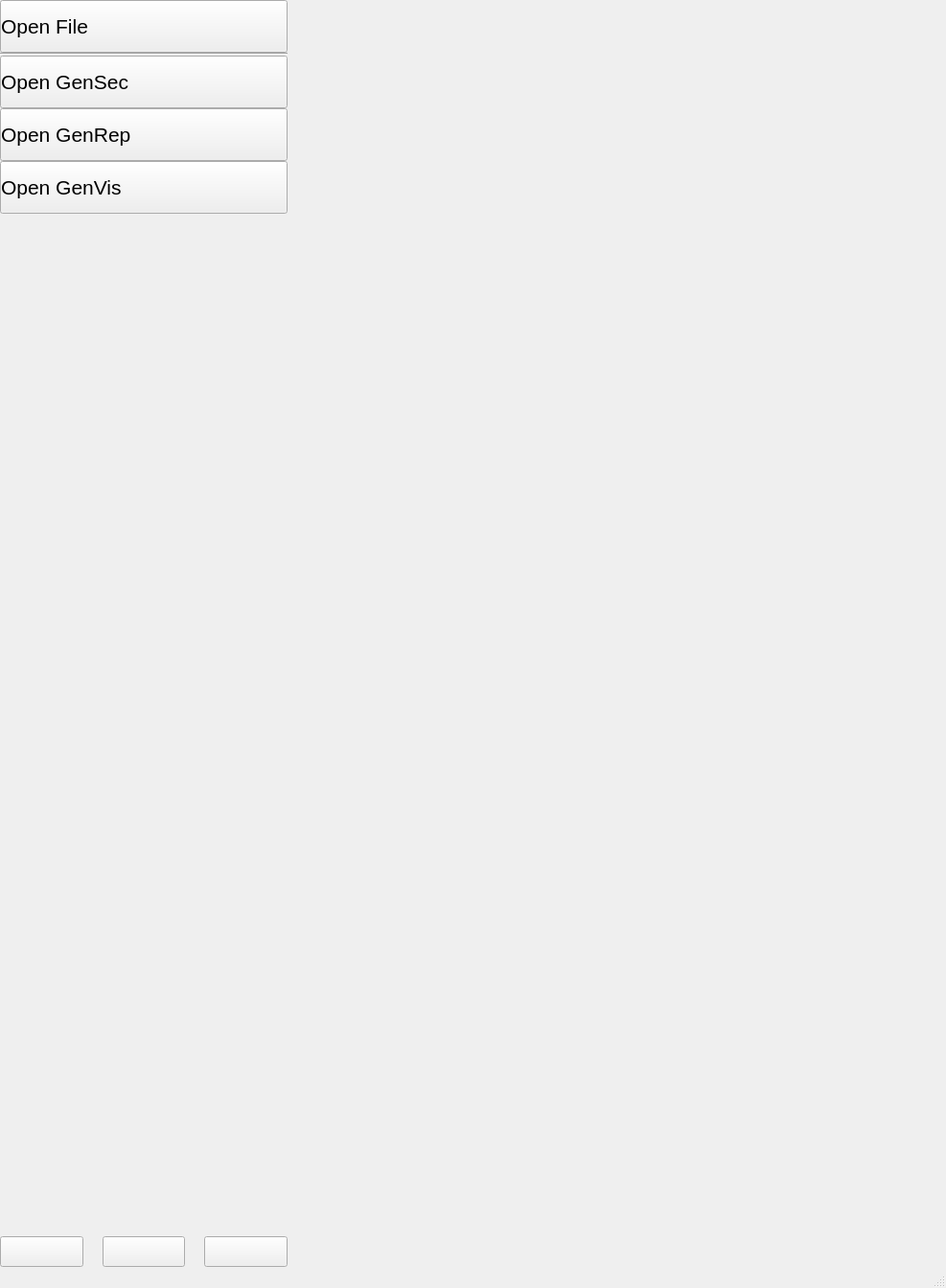
<?xml version="1.0" encoding="UTF-8"?>
<ui version="4.0">
 <class>stk</class>
 <widget class="QMainWindow" name="stk">
  <property name="geometry">
   <rect>
    <x>0</x>
    <y>0</y>
    <width>987</width>
    <height>1344</height>
   </rect>
  </property>
  <property name="windowTitle">
   <string>Sequence-ToolKit</string>
  </property>
  <property name="windowIcon">
   <iconset resource="../../img/img.qrc">
    <normaloff>:/resources/img/logos/sequence_toolkit.svg</normaloff>:/resources/img/logos/sequence_toolkit.svg</iconset>
  </property>
  <widget class="QWidget" name="centralwidget">
   <layout class="QHBoxLayout" name="horizontalLayout_2">
    <property name="spacing">
     <number>0</number>
    </property>
    <property name="leftMargin">
     <number>0</number>
    </property>
    <property name="topMargin">
     <number>0</number>
    </property>
    <property name="rightMargin">
     <number>0</number>
    </property>
    <property name="bottomMargin">
     <number>0</number>
    </property>
    <item>
     <widget class="QFrame" name="stk_left_panel">
      <property name="minimumSize">
       <size>
        <width>300</width>
        <height>0</height>
       </size>
      </property>
      <property name="frameShape">
       <enum>QFrame::NoFrame</enum>
      </property>
      <property name="frameShadow">
       <enum>QFrame::Raised</enum>
      </property>
      <layout class="QGridLayout" name="gridLayout_2">
       <property name="leftMargin">
        <number>0</number>
       </property>
       <property name="topMargin">
        <number>0</number>
       </property>
       <property name="rightMargin">
        <number>0</number>
       </property>
       <property name="bottomMargin">
        <number>0</number>
       </property>
       <property name="spacing">
        <number>0</number>
       </property>
       <item row="0" column="0">
        <widget class="QPushButton" name="push_button_open_file">
         <property name="minimumSize">
          <size>
           <width>0</width>
           <height>55</height>
          </size>
         </property>
         <property name="font">
          <font>
           <pointsize>16</pointsize>
          </font>
         </property>
         <property name="cursor">
          <cursorShape>PointingHandCursor</cursorShape>
         </property>
         <property name="styleSheet">
          <string notr="true">text-align: left</string>
         </property>
         <property name="text">
          <string>Open File</string>
         </property>
         <property name="icon">
          <iconset resource="../../img/img.qrc">
           <normaloff>:/resources/img/icons/open.svg</normaloff>:/resources/img/icons/open.svg</iconset>
         </property>
         <property name="iconSize">
          <size>
           <width>30</width>
           <height>30</height>
          </size>
         </property>
        </widget>
       </item>
       <item row="1" column="0">
        <widget class="Line" name="line">
         <property name="orientation">
          <enum>Qt::Horizontal</enum>
         </property>
        </widget>
       </item>
       <item row="2" column="0">
        <layout class="QVBoxLayout" name="layout">
         <property name="spacing">
          <number>0</number>
         </property>
         <item>
          <widget class="QPushButton" name="push_button_gensec">
           <property name="minimumSize">
            <size>
             <width>0</width>
             <height>55</height>
            </size>
           </property>
           <property name="font">
            <font>
             <pointsize>16</pointsize>
            </font>
           </property>
           <property name="cursor">
            <cursorShape>PointingHandCursor</cursorShape>
           </property>
           <property name="styleSheet">
            <string notr="true">text-align: left</string>
           </property>
           <property name="text">
            <string>Open GenSec</string>
           </property>
           <property name="icon">
            <iconset resource="../../img/img.qrc">
             <normaloff>:/resources/img/logos/gensec.svg</normaloff>:/resources/img/logos/gensec.svg</iconset>
           </property>
           <property name="iconSize">
            <size>
             <width>30</width>
             <height>30</height>
            </size>
           </property>
          </widget>
         </item>
         <item>
          <widget class="QPushButton" name="push_button_genrep">
           <property name="minimumSize">
            <size>
             <width>0</width>
             <height>55</height>
            </size>
           </property>
           <property name="font">
            <font>
             <pointsize>16</pointsize>
            </font>
           </property>
           <property name="cursor">
            <cursorShape>PointingHandCursor</cursorShape>
           </property>
           <property name="layoutDirection">
            <enum>Qt::LeftToRight</enum>
           </property>
           <property name="styleSheet">
            <string notr="true">text-align: left</string>
           </property>
           <property name="text">
            <string>Open GenRep</string>
           </property>
           <property name="icon">
            <iconset resource="../../img/img.qrc">
             <normaloff>:/resources/img/logos/genrep.svg</normaloff>:/resources/img/logos/genrep.svg</iconset>
           </property>
           <property name="iconSize">
            <size>
             <width>30</width>
             <height>30</height>
            </size>
           </property>
          </widget>
         </item>
         <item>
          <widget class="QPushButton" name="push_button_genvis">
           <property name="minimumSize">
            <size>
             <width>0</width>
             <height>55</height>
            </size>
           </property>
           <property name="font">
            <font>
             <pointsize>16</pointsize>
            </font>
           </property>
           <property name="cursor">
            <cursorShape>PointingHandCursor</cursorShape>
           </property>
           <property name="styleSheet">
            <string notr="true">text-align: left</string>
           </property>
           <property name="text">
            <string>Open GenVis</string>
           </property>
           <property name="icon">
            <iconset resource="../../img/img.qrc">
             <normaloff>:/resources/img/logos/genvis.svg</normaloff>:/resources/img/logos/genvis.svg</iconset>
           </property>
           <property name="iconSize">
            <size>
             <width>30</width>
             <height>30</height>
            </size>
           </property>
          </widget>
         </item>
        </layout>
       </item>
       <item row="3" column="0">
        <widget class="QLabel" name="background_image">
         <property name="sizePolicy">
          <sizepolicy hsizetype="Preferred" vsizetype="Expanding">
           <horstretch>0</horstretch>
           <verstretch>0</verstretch>
          </sizepolicy>
         </property>
         <property name="text">
          <string/>
         </property>
        </widget>
       </item>
       <item row="4" column="0">
        <layout class="QHBoxLayout" name="layout_2">
         <property name="spacing">
          <number>20</number>
         </property>
         <item>
          <widget class="QPushButton" name="push_button_settings">
           <property name="minimumSize">
            <size>
             <width>0</width>
             <height>32</height>
            </size>
           </property>
           <property name="cursor">
            <cursorShape>PointingHandCursor</cursorShape>
           </property>
           <property name="toolTip">
            <string>Settings</string>
           </property>
           <property name="text">
            <string/>
           </property>
           <property name="icon">
            <iconset resource="../../img/img.qrc">
             <normaloff>:/resources/img/icons/settings.svg</normaloff>:/resources/img/icons/settings.svg</iconset>
           </property>
           <property name="iconSize">
            <size>
             <width>32</width>
             <height>32</height>
            </size>
           </property>
          </widget>
         </item>
         <item>
          <widget class="QPushButton" name="push_button_help">
           <property name="minimumSize">
            <size>
             <width>0</width>
             <height>32</height>
            </size>
           </property>
           <property name="cursor">
            <cursorShape>PointingHandCursor</cursorShape>
           </property>
           <property name="toolTip">
            <string>Help</string>
           </property>
           <property name="text">
            <string/>
           </property>
           <property name="icon">
            <iconset resource="../../img/img.qrc">
             <normaloff>:/resources/img/icons/help.svg</normaloff>:/resources/img/icons/help.svg</iconset>
           </property>
           <property name="iconSize">
            <size>
             <width>32</width>
             <height>32</height>
            </size>
           </property>
          </widget>
         </item>
         <item>
          <widget class="QPushButton" name="push_button_about">
           <property name="minimumSize">
            <size>
             <width>0</width>
             <height>32</height>
            </size>
           </property>
           <property name="cursor">
            <cursorShape>PointingHandCursor</cursorShape>
           </property>
           <property name="toolTip">
            <string>About</string>
           </property>
           <property name="text">
            <string/>
           </property>
           <property name="icon">
            <iconset resource="../../img/img.qrc">
             <normaloff>:/resources/img/icons/about.svg</normaloff>:/resources/img/icons/about.svg</iconset>
           </property>
           <property name="iconSize">
            <size>
             <width>32</width>
             <height>32</height>
            </size>
           </property>
          </widget>
         </item>
        </layout>
       </item>
      </layout>
     </widget>
    </item>
    <item>
     <widget class="QFrame" name="stk_right_area">
      <property name="sizePolicy">
       <sizepolicy hsizetype="Expanding" vsizetype="Preferred">
        <horstretch>0</horstretch>
        <verstretch>0</verstretch>
       </sizepolicy>
      </property>
      <property name="frameShape">
       <enum>QFrame::NoFrame</enum>
      </property>
      <property name="frameShadow">
       <enum>QFrame::Raised</enum>
      </property>
      <layout class="QGridLayout" name="gridLayout">
       <property name="leftMargin">
        <number>0</number>
       </property>
       <property name="topMargin">
        <number>0</number>
       </property>
       <property name="rightMargin">
        <number>0</number>
       </property>
       <property name="bottomMargin">
        <number>0</number>
       </property>
       <property name="spacing">
        <number>0</number>
       </property>
       <item row="0" column="0">
        <widget class="QScrollArea" name="scroll_area">
         <property name="mouseTracking">
          <bool>true</bool>
         </property>
         <property name="frameShape">
          <enum>QFrame::NoFrame</enum>
         </property>
         <property name="frameShadow">
          <enum>QFrame::Plain</enum>
         </property>
         <property name="lineWidth">
          <number>0</number>
         </property>
         <property name="verticalScrollBarPolicy">
          <enum>Qt::ScrollBarAsNeeded</enum>
         </property>
         <property name="widgetResizable">
          <bool>true</bool>
         </property>
         <property name="alignment">
          <set>Qt::AlignLeading|Qt::AlignLeft|Qt::AlignTop</set>
         </property>
         <widget class="QWidget" name="scroll_area_contents">
          <property name="geometry">
           <rect>
            <x>0</x>
            <y>0</y>
            <width>687</width>
            <height>1322</height>
           </rect>
          </property>
          <layout class="QVBoxLayout" name="scroll_area_layout">
           <property name="spacing">
            <number>0</number>
           </property>
           <property name="leftMargin">
            <number>0</number>
           </property>
           <property name="topMargin">
            <number>0</number>
           </property>
           <property name="rightMargin">
            <number>0</number>
           </property>
           <property name="bottomMargin">
            <number>0</number>
           </property>
          </layout>
         </widget>
        </widget>
       </item>
      </layout>
     </widget>
    </item>
   </layout>
  </widget>
  <widget class="QStatusBar" name="statusbar"/>
 </widget>
 <resources>
  <include location="../../img/img.qrc"/>
 </resources>
 <connections/>
</ui>
